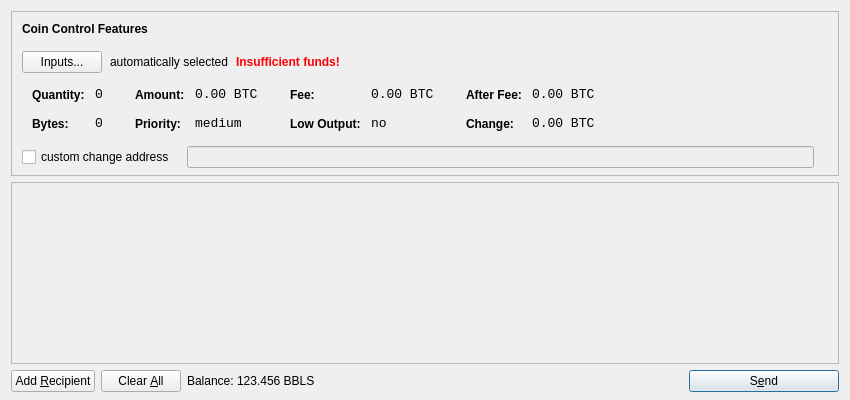
<?xml version="1.0" encoding="UTF-8"?>
<ui version="4.0">
 <class>SendCoinsDialog</class>
 <widget class="QDialog" name="SendCoinsDialog">
  <property name="geometry">
   <rect>
    <x>0</x>
    <y>0</y>
    <width>850</width>
    <height>400</height>
   </rect>
  </property>
  <property name="windowTitle">
   <string>Send Coins</string>
  </property>
  <layout class="QVBoxLayout" name="verticalLayout" stretch="0,1,0">
   <property name="bottomMargin">
    <number>8</number>
   </property>
   <item>
    <widget class="QFrame" name="frameCoinControl">
     <property name="sizePolicy">
      <sizepolicy hsizetype="Expanding" vsizetype="Expanding">
       <horstretch>0</horstretch>
       <verstretch>0</verstretch>
      </sizepolicy>
     </property>
     <property name="maximumSize">
      <size>
       <width>16777215</width>
       <height>16777215</height>
      </size>
     </property>
     <property name="frameShape">
      <enum>QFrame::StyledPanel</enum>
     </property>
     <property name="frameShadow">
      <enum>QFrame::Sunken</enum>
     </property>
     <layout class="QVBoxLayout" name="verticalLayoutCoinControl2">
      <property name="spacing">
       <number>-1</number>
      </property>
      <property name="leftMargin">
       <number>0</number>
      </property>
      <property name="topMargin">
       <number>0</number>
      </property>
      <property name="rightMargin">
       <number>0</number>
      </property>
      <property name="bottomMargin">
       <number>6</number>
      </property>
      <item>
       <layout class="QVBoxLayout" name="verticalLayoutCoinControl" stretch="0,0,0,0,1">
        <property name="spacing">
         <number>0</number>
        </property>
        <property name="leftMargin">
         <number>10</number>
        </property>
        <property name="topMargin">
         <number>10</number>
        </property>
        <item>
         <layout class="QHBoxLayout" name="horizontalLayoutCoinControl1">
          <property name="bottomMargin">
           <number>15</number>
          </property>
          <item>
           <widget class="QLabel" name="labelCoinControlFeatures">
            <property name="sizePolicy">
             <sizepolicy hsizetype="Preferred" vsizetype="Maximum">
              <horstretch>0</horstretch>
              <verstretch>0</verstretch>
             </sizepolicy>
            </property>
            <property name="font">
             <font>
              <weight>75</weight>
              <bold>true</bold>
             </font>
            </property>
            <property name="styleSheet">
             <string notr="true">font-weight:bold;</string>
            </property>
            <property name="text">
             <string>Coin Control Features</string>
            </property>
           </widget>
          </item>
         </layout>
        </item>
        <item>
         <layout class="QHBoxLayout" name="horizontalLayoutCoinControl2" stretch="0,0,0,0">
          <property name="spacing">
           <number>8</number>
          </property>
          <property name="bottomMargin">
           <number>10</number>
          </property>
          <item>
           <widget class="QPushButton" name="pushButtonCoinControl">
            <property name="styleSheet">
             <string notr="true"/>
            </property>
            <property name="text">
             <string>Inputs...</string>
            </property>
           </widget>
          </item>
          <item>
           <widget class="QLabel" name="labelCoinControlAutomaticallySelected">
            <property name="text">
             <string>automatically selected</string>
            </property>
            <property name="margin">
             <number>5</number>
            </property>
           </widget>
          </item>
          <item>
           <widget class="QLabel" name="labelCoinControlInsuffFunds">
            <property name="font">
             <font>
              <weight>75</weight>
              <bold>true</bold>
             </font>
            </property>
            <property name="styleSheet">
             <string notr="true">color:red;font-weight:bold;</string>
            </property>
            <property name="text">
             <string>Insufficient funds!</string>
            </property>
            <property name="margin">
             <number>5</number>
            </property>
           </widget>
          </item>
          <item>
           <spacer name="horizontalSpacerCoinControl">
            <property name="orientation">
             <enum>Qt::Horizontal</enum>
            </property>
            <property name="sizeHint" stdset="0">
             <size>
              <width>40</width>
              <height>1</height>
             </size>
            </property>
           </spacer>
          </item>
         </layout>
        </item>
        <item>
         <widget class="QWidget" name="widgetCoinControl" native="true">
          <property name="sizePolicy">
           <sizepolicy hsizetype="Preferred" vsizetype="Preferred">
            <horstretch>0</horstretch>
            <verstretch>0</verstretch>
           </sizepolicy>
          </property>
          <property name="minimumSize">
           <size>
            <width>0</width>
            <height>0</height>
           </size>
          </property>
          <property name="styleSheet">
           <string notr="true"/>
          </property>
          <layout class="QHBoxLayout" name="horizontalLayoutCoinControl5">
           <property name="margin">
            <number>0</number>
           </property>
           <item>
            <layout class="QHBoxLayout" name="horizontalLayoutCoinControl3" stretch="0,0,0,1">
             <property name="spacing">
              <number>20</number>
             </property>
             <property name="topMargin">
              <number>0</number>
             </property>
             <property name="bottomMargin">
              <number>10</number>
             </property>
             <item>
              <layout class="QFormLayout" name="formLayoutCoinControl1">
               <property name="horizontalSpacing">
                <number>10</number>
               </property>
               <property name="verticalSpacing">
                <number>14</number>
               </property>
               <property name="leftMargin">
                <number>10</number>
               </property>
               <property name="topMargin">
                <number>4</number>
               </property>
               <property name="rightMargin">
                <number>6</number>
               </property>
               <item row="0" column="0">
                <widget class="QLabel" name="labelCoinControlQuantityText">
                 <property name="styleSheet">
                  <string notr="true">font-weight:bold;</string>
                 </property>
                 <property name="text">
                  <string>Quantity:</string>
                 </property>
                 <property name="margin">
                  <number>0</number>
                 </property>
                </widget>
               </item>
               <item row="0" column="1">
                <widget class="QLabel" name="labelCoinControlQuantity">
                 <property name="font">
                  <font>
                   <family>Monospace</family>
                   <pointsize>10</pointsize>
                  </font>
                 </property>
                 <property name="cursor">
                  <cursorShape>IBeamCursor</cursorShape>
                 </property>
                 <property name="contextMenuPolicy">
                  <enum>Qt::ActionsContextMenu</enum>
                 </property>
                 <property name="text">
                  <string notr="true">0</string>
                 </property>
                 <property name="margin">
                  <number>0</number>
                 </property>
                 <property name="textInteractionFlags">
                  <set>Qt::LinksAccessibleByMouse|Qt::TextSelectableByKeyboard|Qt::TextSelectableByMouse</set>
                 </property>
                </widget>
               </item>
               <item row="1" column="0">
                <widget class="QLabel" name="labelCoinControlBytesText">
                 <property name="styleSheet">
                  <string notr="true">font-weight:bold;</string>
                 </property>
                 <property name="text">
                  <string>Bytes:</string>
                 </property>
                </widget>
               </item>
               <item row="1" column="1">
                <widget class="QLabel" name="labelCoinControlBytes">
                 <property name="font">
                  <font>
                   <family>Monospace</family>
                   <pointsize>10</pointsize>
                  </font>
                 </property>
                 <property name="cursor">
                  <cursorShape>IBeamCursor</cursorShape>
                 </property>
                 <property name="contextMenuPolicy">
                  <enum>Qt::ActionsContextMenu</enum>
                 </property>
                 <property name="text">
                  <string notr="true">0</string>
                 </property>
                 <property name="textInteractionFlags">
                  <set>Qt::LinksAccessibleByMouse|Qt::TextSelectableByKeyboard|Qt::TextSelectableByMouse</set>
                 </property>
                </widget>
               </item>
              </layout>
             </item>
             <item>
              <layout class="QFormLayout" name="formLayoutCoinControl2">
               <property name="horizontalSpacing">
                <number>10</number>
               </property>
               <property name="verticalSpacing">
                <number>14</number>
               </property>
               <property name="leftMargin">
                <number>6</number>
               </property>
               <property name="topMargin">
                <number>4</number>
               </property>
               <property name="rightMargin">
                <number>6</number>
               </property>
               <item row="0" column="0">
                <widget class="QLabel" name="labelCoinControlAmountText">
                 <property name="styleSheet">
                  <string notr="true">font-weight:bold;</string>
                 </property>
                 <property name="text">
                  <string>Amount:</string>
                 </property>
                 <property name="margin">
                  <number>0</number>
                 </property>
                </widget>
               </item>
               <item row="0" column="1">
                <widget class="QLabel" name="labelCoinControlAmount">
                 <property name="font">
                  <font>
                   <family>Monospace</family>
                   <pointsize>10</pointsize>
                  </font>
                 </property>
                 <property name="cursor">
                  <cursorShape>IBeamCursor</cursorShape>
                 </property>
                 <property name="contextMenuPolicy">
                  <enum>Qt::ActionsContextMenu</enum>
                 </property>
                 <property name="text">
                  <string notr="true">0.00 BTC</string>
                 </property>
                 <property name="textInteractionFlags">
                  <set>Qt::LinksAccessibleByMouse|Qt::TextSelectableByKeyboard|Qt::TextSelectableByMouse</set>
                 </property>
                </widget>
               </item>
               <item row="1" column="0">
                <widget class="QLabel" name="labelCoinControlPriorityText">
                 <property name="styleSheet">
                  <string notr="true">font-weight:bold;</string>
                 </property>
                 <property name="text">
                  <string>Priority:</string>
                 </property>
                </widget>
               </item>
               <item row="1" column="1">
                <widget class="QLabel" name="labelCoinControlPriority">
                 <property name="font">
                  <font>
                   <family>Monospace</family>
                   <pointsize>10</pointsize>
                  </font>
                 </property>
                 <property name="cursor">
                  <cursorShape>IBeamCursor</cursorShape>
                 </property>
                 <property name="contextMenuPolicy">
                  <enum>Qt::ActionsContextMenu</enum>
                 </property>
                 <property name="text">
                  <string>medium</string>
                 </property>
                 <property name="textInteractionFlags">
                  <set>Qt::LinksAccessibleByMouse|Qt::TextSelectableByKeyboard|Qt::TextSelectableByMouse</set>
                 </property>
                </widget>
               </item>
              </layout>
             </item>
             <item>
              <layout class="QFormLayout" name="formLayoutCoinControl3">
               <property name="horizontalSpacing">
                <number>10</number>
               </property>
               <property name="verticalSpacing">
                <number>14</number>
               </property>
               <property name="leftMargin">
                <number>6</number>
               </property>
               <property name="topMargin">
                <number>4</number>
               </property>
               <property name="rightMargin">
                <number>6</number>
               </property>
               <item row="0" column="0">
                <widget class="QLabel" name="labelCoinControlFeeText">
                 <property name="styleSheet">
                  <string notr="true">font-weight:bold;</string>
                 </property>
                 <property name="text">
                  <string>Fee:</string>
                 </property>
                 <property name="margin">
                  <number>0</number>
                 </property>
                </widget>
               </item>
               <item row="0" column="1">
                <widget class="QLabel" name="labelCoinControlFee">
                 <property name="font">
                  <font>
                   <family>Monospace</family>
                   <pointsize>10</pointsize>
                  </font>
                 </property>
                 <property name="cursor">
                  <cursorShape>IBeamCursor</cursorShape>
                 </property>
                 <property name="contextMenuPolicy">
                  <enum>Qt::ActionsContextMenu</enum>
                 </property>
                 <property name="text">
                  <string notr="true">0.00 BTC</string>
                 </property>
                 <property name="textInteractionFlags">
                  <set>Qt::LinksAccessibleByMouse|Qt::TextSelectableByKeyboard|Qt::TextSelectableByMouse</set>
                 </property>
                </widget>
               </item>
               <item row="1" column="0">
                <widget class="QLabel" name="labelCoinControlLowOutputText">
                 <property name="styleSheet">
                  <string notr="true">font-weight:bold;</string>
                 </property>
                 <property name="text">
                  <string>Low Output:</string>
                 </property>
                </widget>
               </item>
               <item row="1" column="1">
                <widget class="QLabel" name="labelCoinControlLowOutput">
                 <property name="font">
                  <font>
                   <family>Monospace</family>
                   <pointsize>10</pointsize>
                  </font>
                 </property>
                 <property name="cursor">
                  <cursorShape>IBeamCursor</cursorShape>
                 </property>
                 <property name="contextMenuPolicy">
                  <enum>Qt::ActionsContextMenu</enum>
                 </property>
                 <property name="text">
                  <string>no</string>
                 </property>
                 <property name="textInteractionFlags">
                  <set>Qt::LinksAccessibleByMouse|Qt::TextSelectableByKeyboard|Qt::TextSelectableByMouse</set>
                 </property>
                </widget>
               </item>
              </layout>
             </item>
             <item>
              <layout class="QFormLayout" name="formLayoutCoinControl4">
               <property name="horizontalSpacing">
                <number>10</number>
               </property>
               <property name="verticalSpacing">
                <number>14</number>
               </property>
               <property name="leftMargin">
                <number>6</number>
               </property>
               <property name="topMargin">
                <number>4</number>
               </property>
               <property name="rightMargin">
                <number>6</number>
               </property>
               <item row="0" column="0">
                <widget class="QLabel" name="labelCoinControlAfterFeeText">
                 <property name="styleSheet">
                  <string notr="true">font-weight:bold;</string>
                 </property>
                 <property name="text">
                  <string>After Fee:</string>
                 </property>
                 <property name="margin">
                  <number>0</number>
                 </property>
                </widget>
               </item>
               <item row="0" column="1">
                <widget class="QLabel" name="labelCoinControlAfterFee">
                 <property name="font">
                  <font>
                   <family>Monospace</family>
                   <pointsize>10</pointsize>
                  </font>
                 </property>
                 <property name="cursor">
                  <cursorShape>IBeamCursor</cursorShape>
                 </property>
                 <property name="contextMenuPolicy">
                  <enum>Qt::ActionsContextMenu</enum>
                 </property>
                 <property name="text">
                  <string notr="true">0.00 BTC</string>
                 </property>
                 <property name="textInteractionFlags">
                  <set>Qt::LinksAccessibleByMouse|Qt::TextSelectableByKeyboard|Qt::TextSelectableByMouse</set>
                 </property>
                </widget>
               </item>
               <item row="1" column="0">
                <widget class="QLabel" name="labelCoinControlChangeText">
                 <property name="styleSheet">
                  <string notr="true">font-weight:bold;</string>
                 </property>
                 <property name="text">
                  <string>Change:</string>
                 </property>
                </widget>
               </item>
               <item row="1" column="1">
                <widget class="QLabel" name="labelCoinControlChange">
                 <property name="font">
                  <font>
                   <family>Monospace</family>
                   <pointsize>10</pointsize>
                  </font>
                 </property>
                 <property name="cursor">
                  <cursorShape>IBeamCursor</cursorShape>
                 </property>
                 <property name="contextMenuPolicy">
                  <enum>Qt::ActionsContextMenu</enum>
                 </property>
                 <property name="text">
                  <string notr="true">0.00 BTC</string>
                 </property>
                 <property name="textInteractionFlags">
                  <set>Qt::LinksAccessibleByMouse|Qt::TextSelectableByKeyboard|Qt::TextSelectableByMouse</set>
                 </property>
                </widget>
               </item>
              </layout>
             </item>
            </layout>
           </item>
          </layout>
         </widget>
        </item>
        <item>
         <layout class="QHBoxLayout" name="horizontalLayoutCoinControl4" stretch="0,0,0">
          <property name="spacing">
           <number>12</number>
          </property>
          <property name="sizeConstraint">
           <enum>QLayout::SetDefaultConstraint</enum>
          </property>
          <property name="topMargin">
           <number>5</number>
          </property>
          <property name="rightMargin">
           <number>5</number>
          </property>
          <item>
           <widget class="QCheckBox" name="checkBoxCoinControlChange">
            <property name="text">
             <string>custom change address</string>
            </property>
           </widget>
          </item>
          <item>
           <widget class="QLineEdit" name="lineEditCoinControlChange">
            <property name="enabled">
             <bool>false</bool>
            </property>
            <property name="sizePolicy">
             <sizepolicy hsizetype="Expanding" vsizetype="Fixed">
              <horstretch>0</horstretch>
              <verstretch>0</verstretch>
             </sizepolicy>
            </property>
           </widget>
          </item>
          <item>
           <widget class="QLabel" name="labelCoinControlChangeLabel">
            <property name="sizePolicy">
             <sizepolicy hsizetype="Preferred" vsizetype="Expanding">
              <horstretch>0</horstretch>
              <verstretch>0</verstretch>
             </sizepolicy>
            </property>
            <property name="minimumSize">
             <size>
              <width>0</width>
              <height>0</height>
             </size>
            </property>
            <property name="text">
             <string/>
            </property>
            <property name="margin">
             <number>3</number>
            </property>
           </widget>
          </item>
         </layout>
        </item>
        <item>
         <spacer name="verticalSpacerCoinControl">
          <property name="orientation">
           <enum>Qt::Vertical</enum>
          </property>
          <property name="sizeHint" stdset="0">
           <size>
            <width>800</width>
            <height>1</height>
           </size>
          </property>
         </spacer>
        </item>
       </layout>
      </item>
     </layout>
    </widget>
   </item>
   <item>
    <widget class="QScrollArea" name="scrollArea">
     <property name="widgetResizable">
      <bool>true</bool>
     </property>
     <widget class="QWidget" name="scrollAreaWidgetContents">
      <property name="geometry">
       <rect>
        <x>0</x>
        <y>0</y>
        <width>830</width>
        <height>165</height>
       </rect>
      </property>
      <layout class="QVBoxLayout" name="verticalLayout_2">
       <property name="margin">
        <number>0</number>
       </property>
       <item>
        <layout class="QVBoxLayout" name="entries">
         <property name="spacing">
          <number>6</number>
         </property>
        </layout>
       </item>
       <item>
        <spacer name="verticalSpacer">
         <property name="orientation">
          <enum>Qt::Vertical</enum>
         </property>
         <property name="sizeHint" stdset="0">
          <size>
           <width>20</width>
           <height>40</height>
          </size>
         </property>
        </spacer>
       </item>
      </layout>
     </widget>
    </widget>
   </item>
   <item>
    <layout class="QHBoxLayout" name="horizontalLayout">
     <item>
      <widget class="QPushButton" name="addButton">
       <property name="toolTip">
        <string>Send to multiple recipients at once</string>
       </property>
       <property name="text">
        <string>Add &amp;Recipient</string>
       </property>
       <property name="icon">
        <iconset resource="../bitcoin.qrc">
         <normaloff>:/icons/add</normaloff>:/icons/add</iconset>
       </property>
       <property name="autoDefault">
        <bool>false</bool>
       </property>
      </widget>
     </item>
     <item>
      <widget class="QPushButton" name="clearButton">
       <property name="sizePolicy">
        <sizepolicy hsizetype="Minimum" vsizetype="Fixed">
         <horstretch>0</horstretch>
         <verstretch>0</verstretch>
        </sizepolicy>
       </property>
       <property name="toolTip">
        <string>Remove all transaction fields</string>
       </property>
       <property name="text">
        <string>Clear &amp;All</string>
       </property>
       <property name="icon">
        <iconset resource="../bitcoin.qrc">
         <normaloff>:/icons/remove</normaloff>:/icons/remove</iconset>
       </property>
       <property name="autoRepeatDelay">
        <number>300</number>
       </property>
       <property name="autoDefault">
        <bool>false</bool>
       </property>
      </widget>
     </item>
     <item>
      <layout class="QHBoxLayout" name="horizontalLayout_2">
       <property name="spacing">
        <number>3</number>
       </property>
       <item>
        <widget class="QLabel" name="label">
         <property name="text">
          <string>Balance:</string>
         </property>
        </widget>
       </item>
       <item>
        <widget class="QLabel" name="labelBalance">
         <property name="cursor">
          <cursorShape>IBeamCursor</cursorShape>
         </property>
         <property name="text">
          <string>123.456 BBLS</string>
         </property>
         <property name="textInteractionFlags">
          <set>Qt::LinksAccessibleByMouse|Qt::TextSelectableByKeyboard|Qt::TextSelectableByMouse</set>
         </property>
        </widget>
       </item>
      </layout>
     </item>
     <item>
      <spacer name="horizontalSpacer">
       <property name="orientation">
        <enum>Qt::Horizontal</enum>
       </property>
       <property name="sizeHint" stdset="0">
        <size>
         <width>40</width>
         <height>20</height>
        </size>
       </property>
      </spacer>
     </item>
     <item>
      <widget class="QPushButton" name="sendButton">
       <property name="minimumSize">
        <size>
         <width>150</width>
         <height>0</height>
        </size>
       </property>
       <property name="toolTip">
        <string>Confirm the send action</string>
       </property>
       <property name="text">
        <string>S&amp;end</string>
       </property>
       <property name="icon">
        <iconset resource="../bitcoin.qrc">
         <normaloff>:/icons/send</normaloff>:/icons/send</iconset>
       </property>
       <property name="default">
        <bool>true</bool>
       </property>
      </widget>
     </item>
    </layout>
   </item>
  </layout>
 </widget>
 <resources>
  <include location="../bitcoin.qrc"/>
 </resources>
 <connections/>
</ui>
